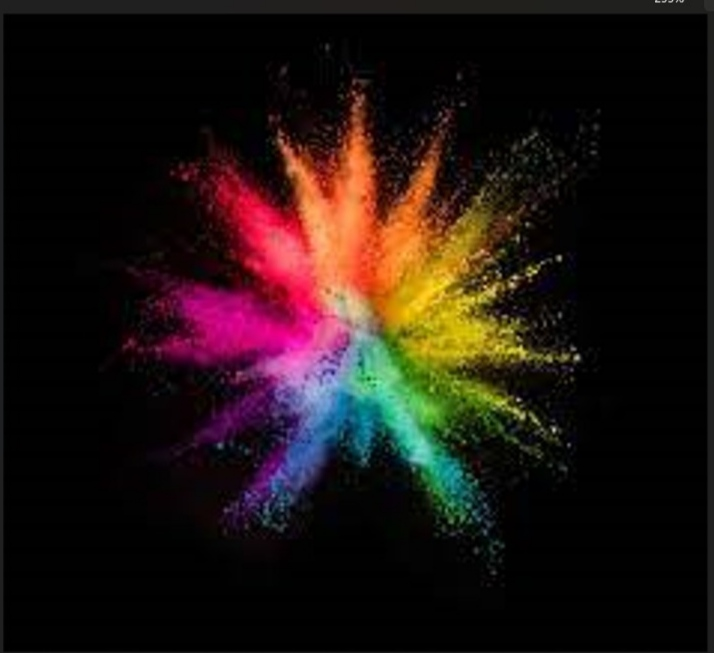
#> input picture assignmnet4/input.jpg, 714 x 653 px
$ python dip4.py
#> lines starting #> are read from the running program, lines starting #| are printed output that depends on the picture
import cv2
import numpy as np
import matplotlib.pyplot as plt

plt.figure(figsize=(16,16), constrained_layout=False)

img_c1 = cv2.imread("input.jpg", 0)
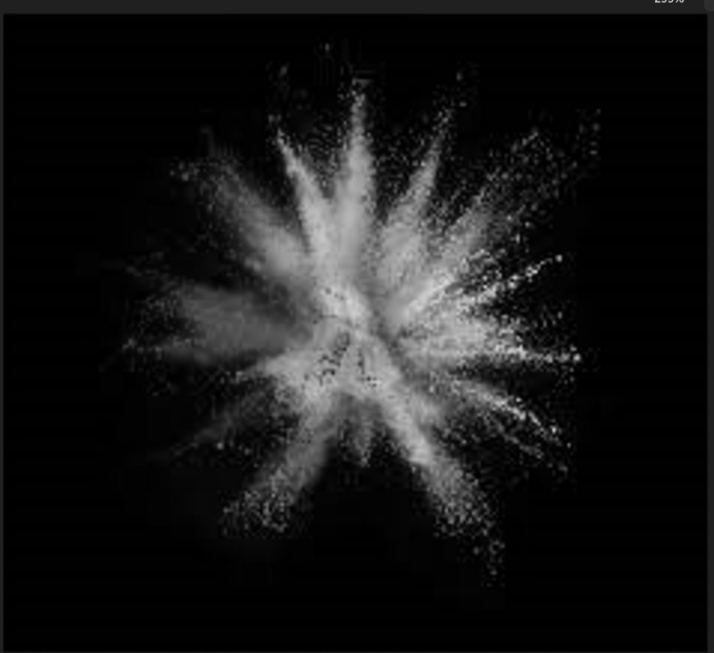
#> img_c1: shape (653, 714); min 0, max 215, mean 23.5
img_c2 = np.fft.fft2(img_c1) #Compute the 2-dimensional discrete Fourier Transform
img_c3 = np.fft.fftshift(img_c2) #shift the zero-frequency component to the center of the spectrum.
img_c4 = np.fft.ifftshift(img_c3) #inv shift
img_c5 = np.fft.ifft2(img_c4) #ifft

plt.subplot(3,1,1)
plt.imshow(img_c1, "gray")
plt.title("Original Image")
plt.subplot(3,1,2)
plt.imshow(np.log(1+np.abs(img_c2)), "gray") #DFT+Logarithmic Transformation
plt.title("Spectrum")
plt.subplot(3,1,3)
plt.imshow(np.log(1+np.abs(img_c3)), "gray")
plt.title("Centered Spectrum")
plt.show()
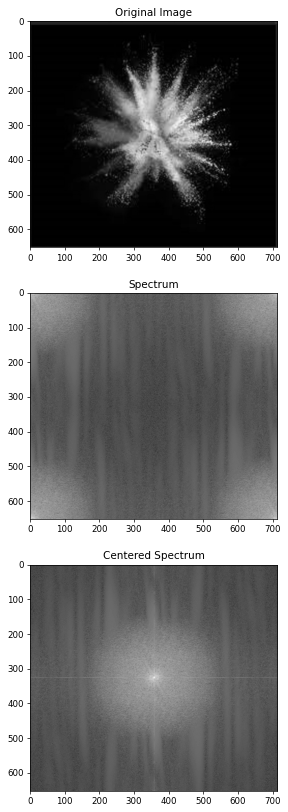
#> figure drawn by matplotlib, 3 panels
